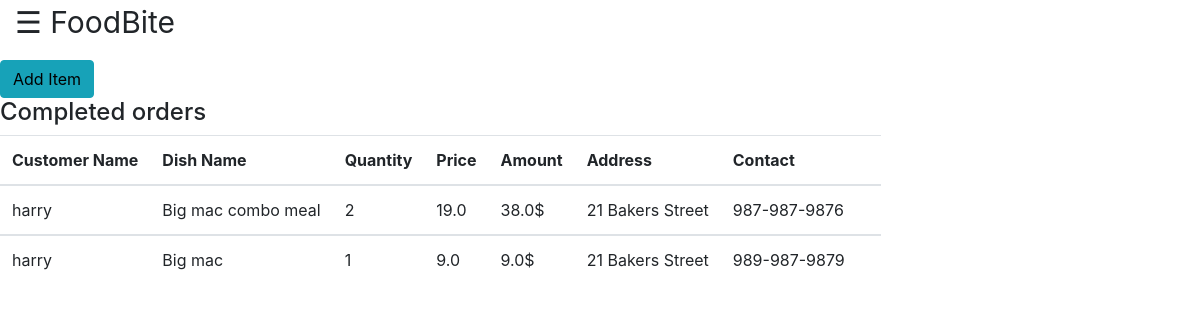
/partner_index (signed in), run on the app's committed database.
### food_delivery/models.py (models this page shows, shortened)
class Ordered_dishes(models.Model):
    quantity = models.PositiveIntegerField(default=1)
    dish = models.ForeignKey('Dishes', on_delete=models.CASCADE)
    order = models.ForeignKey('Order', on_delete=models.CASCADE)

class Order(models.Model):
    restaurant = models.ForeignKey("User", on_delete=models.CASCADE, related_name='orders')
    customer = models.ForeignKey("User", on_delete=models.CASCADE, related_name="ordered")
    address = models.CharField(max_length=512)
    contact = models.CharField(max_length=13)
    total_bill = models.FloatField(default=10)
    timestamp = models.TimeField(auto_now_add=True)
    delivered = models.BooleanField(default=False)

class User(AbstractUser):
    hotel_image = models.ImageField(upload_to="images/restaurant",default='https://cdn2.vectorstock.com/i/1000x1000/34/96/flat-busness-man-user-profile-avatar-in-suit-vector-4333496.jpg')
    is_restaurant = models.BooleanField(default=False)

class Dishes(models.Model):
    restaurant = models.ForeignKey("User",on_delete=models.CASCADE, related_name="dishes")
    name = models.CharField(max_length=128)
    description = models.CharField(max_length=526)
    image = models.ImageField(upload_to="images/dishes")
    price = models.FloatField()

### food_delivery/views.py (the view)
# urls.py: path('partner_index', views.partner_index, name="partner_index"),
def partner_index(request):
    pending_orders = Order.objects.filter(restaurant=request.user,delivered=False).order_by('-timestamp')
    order_details = []
    com_order_details = []
    completed_orders = Order.objects.filter(restaurant=request.user, delivered=True).order_by('timestamp')
    for order in pending_orders:
        order_details = order_details + [Ordered_dishes.objects.get(order=order)]
    for order in completed_orders:
        com_order_details = com_order_details + [Ordered_dishes.objects.get(order=order)]
    return render(request, 'food_delivery/partner_index.html',{
        "order_details": order_details,
        "com_order_details": com_order_details
    })

### food_delivery/templatetags/cart.py (called while the page is built)
@register.filter(name="total")
def total(price, quantity):
    quantity = int(quantity)
    return quantity*price

### food_delivery/templates/food_delivery/partner_index.html (shortened to what this page needs)
{% extends 'food_delivery/layout.html' %}
{% load cart %}
{% block body %}
<button class="btn btn-info"><a href="{% url 'add_item' %}">Add Item</a></button>
{% if com_order_details %}
    <div class="completed-orders table">
        <h4>  Completed orders</h4>
        <table>
            <thead>
                <th>Customer Name</th>
                <th>Dish Name</th>
                <th>Quantity</th>
                <th>Price</th>
                <th>Amount</th>
                <th>Address</th>
                <th>Contact</th>
                <th></th>
            </thead>
            {% for my_order in com_order_details %}
            <tbody>
                <tr>
                    <td>{{my_order.order.customer.username}}</td>
                    <td>{{my_order.dish.name}}</td>
                    <td>{{my_order.quantity}}</td>
                    <td>{{my_order.dish.price}}</td>
                    <td>{{my_order.dish.price|total:my_order.quantity}}$</td>
                    <td>{{my_order.order.address}}</td>
                    <td>{{my_order.order.contact}}</td>
                </tr>
                {% endfor %}
            </tbody>
            </table>
    </div>
    {% endif %}
{% endblock %}

### food_delivery/static/food_delivery/style.css (style rules this page uses)
a { text-decoration: none; color: black; }

### data on the page
Ordered_dishes: order.customer.username "harry", dish.name "Big mac combo meal", quantity "2", dish.price "19.0", dish.price|total "38.0", order.address "21 Bakers Street", order.contact "987-987-9876"
Ordered_dishes: order.customer.username "harry", dish.name "Big mac", quantity "1", dish.price "9.0", dish.price|total "9.0", order.address "21 Bakers Street", order.contact "989-987-9879"
